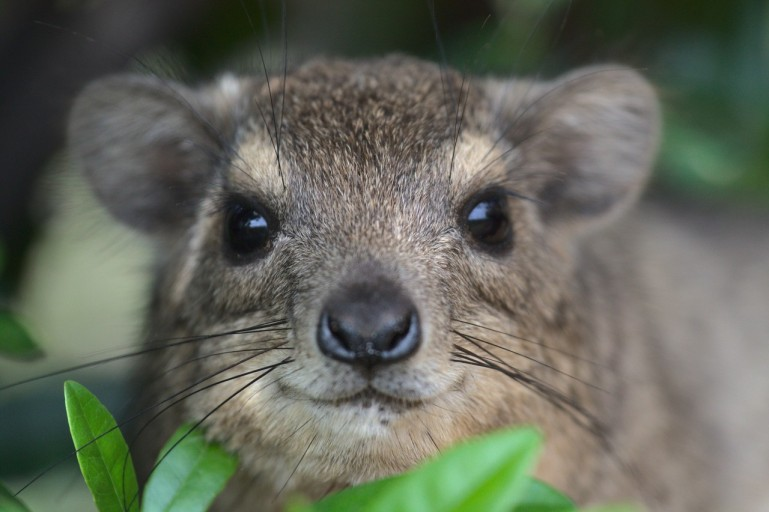
#> input picture 1212/down.jpg, 769 x 512 px, found by its file name
$ python oc_ex1.py
#> lines starting #> are read from the running program, lines starting #| are printed output that depends on the picture
import cv2
import numpy as np

image = cv2.imread("./1212/down.jpg")
#> image is the input picture: shape (512, 769, 3); mean B, G, R 91.1, 103.5, 99.5
image_gratscale = cv2.imread("./1212/down.jpg", cv2.IMREAD_GRAYSCALE)
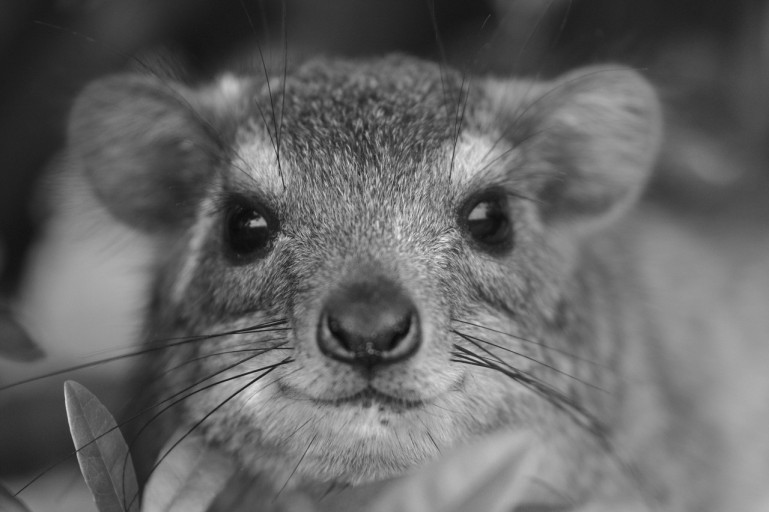
#> image_gratscale: shape (512, 769); min 10, max 236, mean 100.9
scale = 0.5
resized_image = cv2.resize(image, None, fx=scale, fy=scale)
(h,w) = image.shape[:2]
#> h = 512; w = 769
center = (w//2, h//2)
#> center = (384, 256)
matrix = cv2.getRotationMatrix2D(center, 90, 1.0)
rotated = cv2.warpAffine(image, matrix, (w,h))
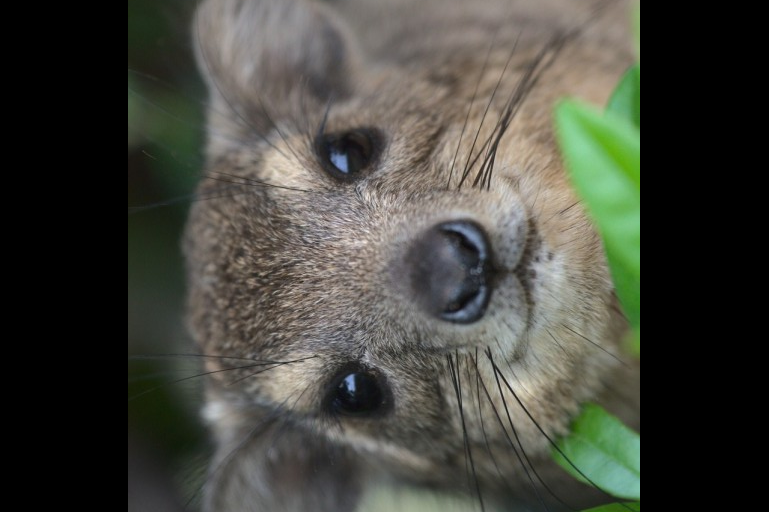
#> rotated: shape (512, 769, 3); mean B, G, R 62.1, 70.1, 69.1

cv2.imshow("Ori", image)
cv2.imshow("Gra", image_gratscale)
cv2.imshow("Res", resized_image)
cv2.imshow("Rot", rotated)

cv2.waitKey(0)
